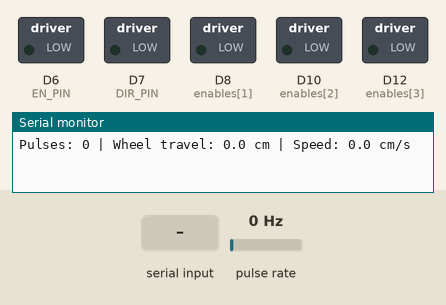
This sketch was run on a simulated Arduino Due. Parts: switched loads named in the sketch (green lamp = pin HIGH), the last lines printed to the serial monitor. Wiring (inferred from the names in the program): pulse sensor: data D2. Inputs (shaded band) come from the test bench; at power-on: pulse rate 0 Hz.

Above: at 1.2 s.
1.3 s: "f" received over Serial
At 2.7 s:
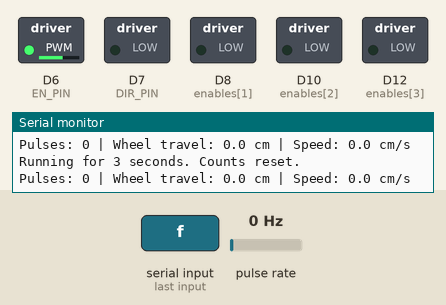
5.8 s: "b" received over Serial
At 6.1 s:
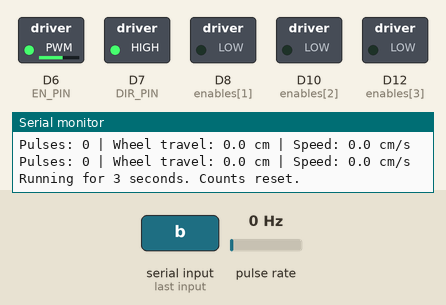
At 9.6 s:
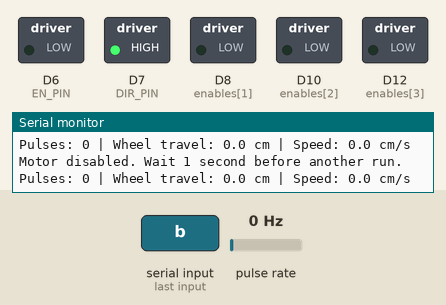
Timing chart, 0 to 11.1 s (numbered marks = the images above; inputs shaded):
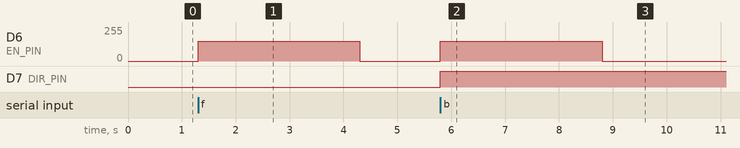

Measured:
- after the input at 1.3 s, D6 (EN_PIN): 0/255 → 150/255 at once, → 0/255 3.0 s later
- after the input at 5.8 s, D6 (EN_PIN): 0/255 → 150/255 at once, → 0/255 3.0 s later; D7 (DIR_PIN): LOW → HIGH at once

The sketch:

Motor_Encoder_Test.ino
```cpp
// Arduino Due (Programming Port). Test one encoder-equipped wheel, raised.
// Its motor -> Cytron M1 A/B. Due D7 -> Cytron 1; D6 -> Cytron 2.
// Encoder SIG -> Due D2; red -> Due 3.3V; GND -> Due GND.
// Due GND -> Cytron G. Leave Cytron V disconnected.
// Serial 115200: f / b run for 3 seconds, s stops early.
const int DIR_PIN = 7;
const int EN_PIN = 6;
const int ENCODER_PIN = 2;
const float PULSES_PER_REV = 11.0f; // Left encoder 1: 11. Right encoder 2: 12.
const float WHEEL_DIAMETER_CM = 6.5f;
const float CM_PER_PULSE = 3.14159265f * WHEEL_DIAMETER_CM / PULSES_PER_REV;
const int TEST_PWM = 150; // Duty setting, NOT speed in cm/s.
const unsigned long RUN_MS = 3000;
volatile unsigned long pulses = 0;
bool running = false;
unsigned long startedAt = 0, stoppedAt = 0;
unsigned long lastSampleAt = 0, lastPulses = 0;

void countPulse() { pulses++; }
unsigned long readPulses() {
  noInterrupts();
  unsigned long count = pulses;
  interrupts();
  return count;
}
void stopMotor() {
  analogWrite(EN_PIN, 0);
  running = false;
  stoppedAt = millis();
  Serial.println("Motor disabled. Wait 1 second before another run.");
}
void setup() {
  const int enables[] = {6, 8, 10, 12};
  for (int i = 0; i < 4; i++) {
    digitalWrite(enables[i], LOW);
    pinMode(enables[i], OUTPUT);
  }
  digitalWrite(DIR_PIN, LOW);
  pinMode(DIR_PIN, OUTPUT);
  analogWriteResolution(8);
  pinMode(ENCODER_PIN, INPUT_PULLUP);
  attachInterrupt(digitalPinToInterrupt(ENCODER_PIN), countPulse, FALLING);
  Serial.begin(115200);
  lastSampleAt = millis();
}
void loop() {
  unsigned long now = millis();
  if (running && now - startedAt >= RUN_MS) stopMotor();
  if (Serial.available()) {
    char command = Serial.read();
    if (command == 's') stopMotor();
    else if (command == 'f' || command == 'b') {
      if (running || now - stoppedAt < 1000) {
        Serial.println("Wait until stopped for 1 second.");
      } else {
        noInterrupts();
        pulses = 0;
        interrupts();
        lastPulses = 0;
        lastSampleAt = now;
        digitalWrite(DIR_PIN, command == 'f' ? LOW : HIGH);
        startedAt = now;
        analogWrite(EN_PIN, TEST_PWM);
        running = true;
        Serial.println("Running for 3 seconds. Counts reset.");
      }
    }
  }
  // One-second windows reduce quantization from the low pulse resolution.
  now = millis();
  unsigned long elapsed = now - lastSampleAt;
  if (elapsed >= 1000) {
    unsigned long count = readPulses();
    float speed = (count - lastPulses) * CM_PER_PULSE * 1000.0f / elapsed;
    Serial.print("Pulses: "); Serial.print(count);
    Serial.print(" | Wheel travel: "); Serial.print(count * CM_PER_PULSE, 1);
    Serial.print(" cm | Speed: "); Serial.print(speed, 1);
    Serial.println(" cm/s");
    lastPulses = count;
    lastSampleAt = now;
  }
}
```
